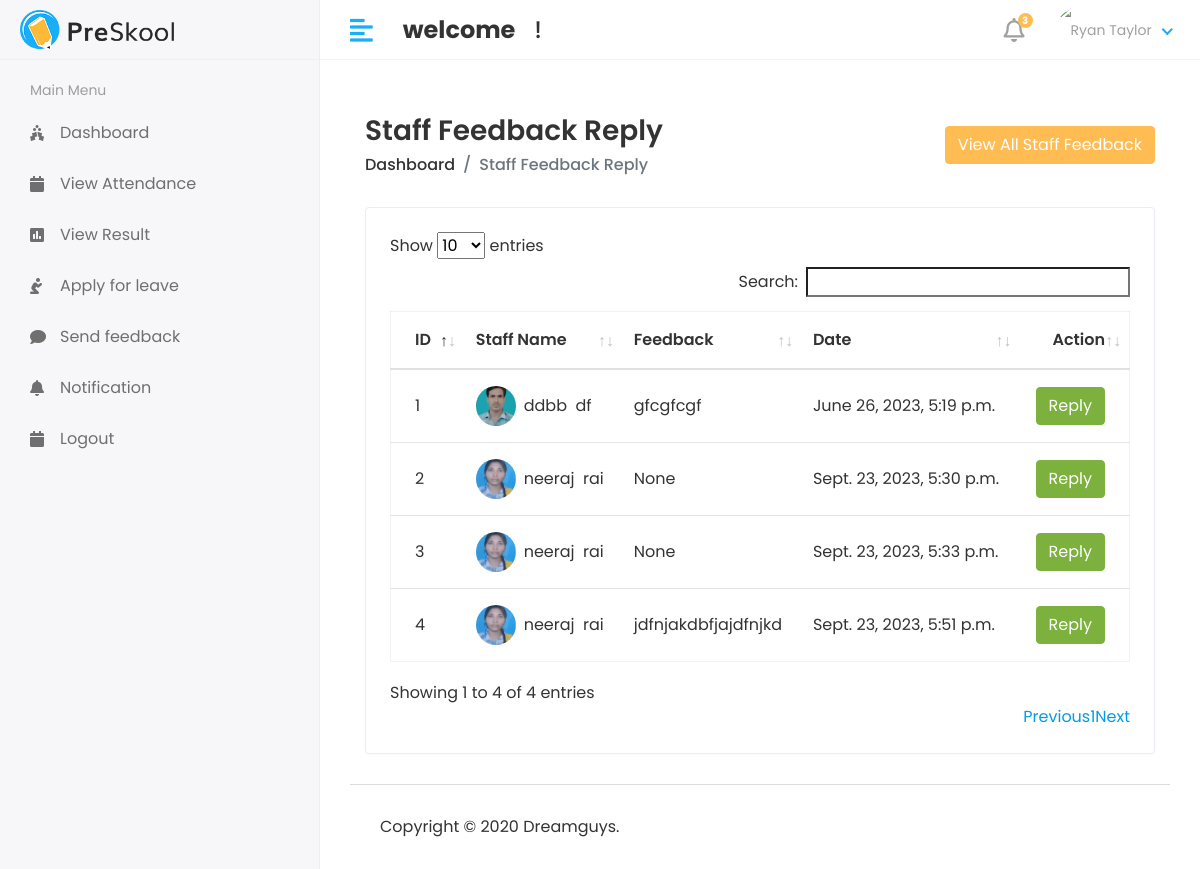
The page /Hod/staff/feedback on the database its author committed.
### api/models.py (models this page shows, shortened)
class Staff_Feedback(models.Model):
    staff_id = models.ForeignKey(Staff, on_delete=models.CASCADE)
    feedback = models.TextField()
    feedback_reply = models.TextField()
    created_at = models.DateTimeField(auto_now_add=True)
    updated_at = models.DateTimeField(auto_now=True)

class Staff(models.Model):
    admin = models.OneToOneField(user1, on_delete=models.CASCADE)
    address = models.TextField()
    gender = models.CharField(max_length=100)
    created_at = models.DateTimeField(auto_now_add=True)
    updated_at = models.DateTimeField(auto_now=True)

class user1(AbstractUser):
    USER = (
        (1, 'HOD'),
        (2, 'STAFF'),
        (3, 'STUDENT'),
    )
    user_type = models.CharField(choices=USER, max_length=50, default=1)
    profile_pic = models.ImageField(upload_to='media/profile_pic')

### student/Hod_views.py (the view)
# urls.py: path('Hod/staff/feedback',Hod_views.staff_feedback, name='staff_feedback_reply'),
def staff_feedback(request):
    feedback = Staff_Feedback.objects.all()
    context = {
        'feedback':feedback,
    }
    return render(request,'Hod/staff_feedback.html', context)

### templates/Hod/staff_feedback.html (shortened to what this page needs)
{% extends 'base.html' %}
{% block content %}
<div class="content container-fluid">
               <div class="page-header">
                  <div class="row align-items-center">
                     <div class="col">
                        <h3 class="page-title">Staff Feedback Reply</h3>
                        <ul class="breadcrumb">
                           <li class="breadcrumb-item"><a href="index.html">Dashboard</a></li>
                           <li class="breadcrumb-item active">Staff Feedback Reply</li>
                        </ul>
                     </div>
                     <div class="col-auto text-right float-right ml-auto">
                        <button type="button" class="btn btn-primary" data-toggle="modal" data-target="#exampleModalCenter">
                                        View All Staff Feedback
                        </button>
                     </div>
                  </div>
               </div>
               <div class="row">
                  <div class="col-sm-12">
                     <div class="card card-table">
                        <div class="card-body">
                           <div class="table-responsive">
                              <table id="table_id" class="table table-hover table-center mb-0 ">
                                 <thead>
                                    <tr>
                                       <th>ID</th>
                                       <th>Staff Name</th>
                                       <th>Feedback</th>
                                        <th> Date</th>
                                                                             <th class="text-right">Action</th>
                                    </tr>
                                 </thead>
                                 <tbody>
                                 {% for i in feedback %}
                                    <tr>
                                       <td>{{i.id}}</td>
                                       <td>
                                          <h2 class="table-avatar">
                                             <a href=" " class="avatar avatar-sm mr-2"><img class="avatar-img rounded-circle" src="/{{i.staff_id.admin.profile_pic }}" alt="User Image"></a>
                                             <a href=" ">{{i.staff_id.admin.first_name}} &nbsp;{{i.staff_id.admin.last_name}} </a>
                                          </h2>
                                       </td>
                                       <td>{{i.feedback}}</td>
                                        <td>{{i.created_at}}</td>
                                       <td class="text-right">
                    <button type="button" class="btn btn-success" data-toggle="modal" data-target="#Send_Notification-{{forloop.counter}}">
                                        Reply
                        </button>
                                       </td>
                                    </tr>
                                  {% endfor %}
                                 </tbody>
                              </table>
                           </div>
                        </div>
                     </div>
                  </div>
               </div>
            </div>
{% endblock %}

### api/static/assets/css/style.css (style rules this page uses)
html { height: 100%; }
body { background-color: #fff; color: #333; font-family: 'Poppins', sans-serif; font-size: 1rem; height: 100%; line-height: 1.5; overflow-x: hidden; }
h1, h2, h3, h4, h5, h6 { font-family: 'Poppins', sans-serif; margin-top: 0; }
a { color: #009ce7; }
input, button, a { transition: all 0.4s ease; -moz-transition: all 0.4s ease; -o-transition: all 0.4s ease; -ms-transition: all 0.4s ease; -webkit-transition: all 0.4s ease; }
input, input:focus, button, button:focus { outline: none; }
ul, ol { padding: 0px; list-style: none; }
.table { color: #333; max-width: 100%; margin-bottom: 0; width: 100%; }
.table.dataTable { border-collapse: collapse !important; border: 1px solid rgba(0, 0, 0, 0.05); }
table.table td h2 { display: inline-block; font-size: inherit; font-weight: 400; margin: 0; padding: 0; vertical-align: middle; }
table.table td h2.table-avatar { align-items: center; display: inline-flex; font-size: inherit; font-weight: 400; margin: 0; padding: 0; vertical-align: middle; white-space: nowrap; }
table.table td h2 a { color: #333; }
.table thead tr th { font-weight: 600; }
.table tbody tr { border-bottom: 1px solid rgba(0, 0, 0, 0.05); }
.table.table-center td, .table.table-center th { vertical-align: middle; }
.card-table .card-body .table > thead > tr > th { border-top: 0; }
.card-table .card-body .table tr td:first-child, .card-table .card-body .table tr th:first-child { padding-left: 1.5rem; }
.card-table .card-body .table tr td:last-child, .card-table .card-body .table tr th:last-child { padding-right: 1.5rem; }
.card-table .table td, .card-table .table th { border-top: 1px solid #e2e5e8; padding: 1rem 0.75rem; white-space: nowrap; }
.btn-primary { background-color: #FFBC53; border: 1px solid #FFBC53; }
.btn-success { background-color: #7bb13c; border: 1px solid #7bb13c }
.card { border: 1px solid #ececf5; box-shadow: 0 1px 3px 0 rgba(0, 0, 0, 0.03); margin-bottom: 1.875rem; }
.card-body { padding: 1.5rem; }
.avatar { position: relative; display: inline-block; width: 3rem; height: 3rem }
.avatar > img { width: 100%; height: 100%; -o-object-fit: cover; object-fit: cover; }
.avatar-sm { width: 2.5rem; height: 2.5rem; }
.page-header { margin-bottom: 1.875rem; }
.page-header .breadcrumb { background-color: transparent; color: #6c757d; font-size: 1rem; font-weight: 500; margin-bottom: 0; padding: 0; }
.page-header .breadcrumb a { color: #333; }
.page-title { font-size: 28px; font-weight: 600; color: #333; margin-bottom: 5px; }

### rows shown on the page
Staff_Feedback: id "1", staff_id.admin.profile_pic (picture), staff_id.admin.first_name "ddbb", staff_id.admin.last_name "df", feedback "gfcgfcgf", created_at "June 26, 2023, 5:19 p.m."
Staff_Feedback: id "2", staff_id.admin.profile_pic (picture), staff_id.admin.first_name "neeraj", staff_id.admin.last_name "rai", feedback "None", created_at "Sept. 23, 2023, 5:30 p.m."
Staff_Feedback: id "3", staff_id.admin.profile_pic (picture), staff_id.admin.first_name "neeraj", staff_id.admin.last_name "rai", feedback "None", created_at "Sept. 23, 2023, 5:33 p.m."
Staff_Feedback: id "4", staff_id.admin.profile_pic (picture), staff_id.admin.first_name "neeraj", staff_id.admin.last_name "rai", feedback "jdfnjakdbfjajdfnjkd", created_at "Sept. 23, 2023, 5:51 p.m."
